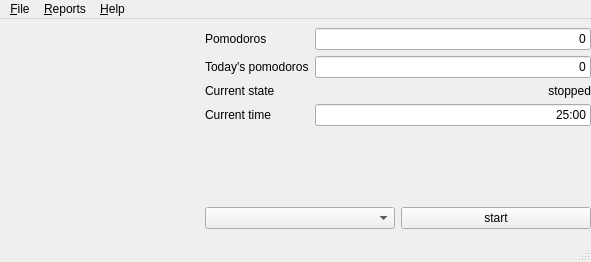
<?xml version="1.0" encoding="UTF-8"?>
<ui version="4.0">
 <class>MainWindow</class>
 <widget class="QMainWindow" name="MainWindow">
  <property name="geometry">
   <rect>
    <x>0</x>
    <y>0</y>
    <width>591</width>
    <height>262</height>
   </rect>
  </property>
  <property name="maximumSize">
   <size>
    <width>591</width>
    <height>262</height>
   </size>
  </property>
  <property name="windowTitle">
   <string>MainWindow</string>
  </property>
  <widget class="QWidget" name="centralwidget">
   <widget class="QWidget" name="gridLayoutWidget">
    <property name="geometry">
     <rect>
      <x>9</x>
      <y>9</y>
      <width>582</width>
      <height>201</height>
     </rect>
    </property>
    <layout class="QGridLayout" name="gridLayout">
     <item row="2" column="3">
      <widget class="QPushButton" name="pbStart">
       <property name="text">
        <string>start</string>
       </property>
      </widget>
     </item>
     <item row="2" column="2">
      <widget class="QComboBox" name="cbStates"/>
     </item>
     <item row="0" column="1" rowspan="3">
      <widget class="QPushButton" name="pushButton_2">
       <property name="sizePolicy">
        <sizepolicy hsizetype="Minimum" vsizetype="Fixed">
         <horstretch>0</horstretch>
         <verstretch>0</verstretch>
        </sizepolicy>
       </property>
       <property name="text">
        <string/>
       </property>
       <property name="icon">
        <iconset resource="../../todoroCS/todoroCS/gtk-gui/resources.qrc">
         <normaloff>:/images/caquis.jpg</normaloff>:/images/caquis.jpg</iconset>
       </property>
       <property name="iconSize">
        <size>
         <width>256</width>
         <height>256</height>
        </size>
       </property>
       <property name="flat">
        <bool>true</bool>
       </property>
      </widget>
     </item>
     <item row="1" column="2" colspan="2">
      <layout class="QHBoxLayout" name="horizontalLayout_2" stretch="0,0,0,0,0">
       <property name="sizeConstraint">
        <enum>QLayout::SetMinimumSize</enum>
       </property>
       <property name="leftMargin">
        <number>0</number>
       </property>
       <item>
        <widget class="QPushButton" name="pom1">
         <property name="text">
          <string/>
         </property>
         <property name="icon">
          <iconset resource="../../todoroCS/todoroCS/gtk-gui/resources.qrc">
           <normaloff>:/images/green.png</normaloff>:/images/green.png</iconset>
         </property>
         <property name="iconSize">
          <size>
           <width>32</width>
           <height>32</height>
          </size>
         </property>
         <property name="flat">
          <bool>true</bool>
         </property>
        </widget>
       </item>
       <item>
        <widget class="QPushButton" name="pom2">
         <property name="text">
          <string/>
         </property>
         <property name="icon">
          <iconset resource="../../todoroCS/todoroCS/gtk-gui/resources.qrc">
           <normaloff>:/images/green.png</normaloff>:/images/green.png</iconset>
         </property>
         <property name="iconSize">
          <size>
           <width>32</width>
           <height>32</height>
          </size>
         </property>
         <property name="flat">
          <bool>true</bool>
         </property>
        </widget>
       </item>
       <item>
        <widget class="QPushButton" name="pom3">
         <property name="text">
          <string/>
         </property>
         <property name="icon">
          <iconset resource="../../todoroCS/todoroCS/gtk-gui/resources.qrc">
           <normaloff>:/images/green.png</normaloff>:/images/green.png</iconset>
         </property>
         <property name="iconSize">
          <size>
           <width>32</width>
           <height>32</height>
          </size>
         </property>
         <property name="flat">
          <bool>true</bool>
         </property>
        </widget>
       </item>
       <item>
        <widget class="QPushButton" name="pom4">
         <property name="text">
          <string/>
         </property>
         <property name="icon">
          <iconset resource="../../todoroCS/todoroCS/gtk-gui/resources.qrc">
           <normaloff>:/images/green.png</normaloff>:/images/green.png</iconset>
         </property>
         <property name="iconSize">
          <size>
           <width>32</width>
           <height>32</height>
          </size>
         </property>
         <property name="flat">
          <bool>true</bool>
         </property>
        </widget>
       </item>
       <item>
        <widget class="QPushButton" name="pom5">
         <property name="text">
          <string/>
         </property>
         <property name="icon">
          <iconset resource="../../todoroCS/todoroCS/gtk-gui/resources.qrc">
           <normaloff>:/images/sun.png</normaloff>:/images/sun.png</iconset>
         </property>
         <property name="iconSize">
          <size>
           <width>32</width>
           <height>32</height>
          </size>
         </property>
         <property name="flat">
          <bool>true</bool>
         </property>
        </widget>
       </item>
      </layout>
     </item>
     <item row="0" column="2" colspan="2">
      <layout class="QFormLayout" name="formLayout">
       <property name="fieldGrowthPolicy">
        <enum>QFormLayout::AllNonFixedFieldsGrow</enum>
       </property>
       <property name="verticalSpacing">
        <number>6</number>
       </property>
       <item row="0" column="0">
        <widget class="QLabel" name="label">
         <property name="text">
          <string>Pomodoros</string>
         </property>
        </widget>
       </item>
       <item row="0" column="1">
        <widget class="QLineEdit" name="laPomodoros">
         <property name="enabled">
          <bool>true</bool>
         </property>
         <property name="layoutDirection">
          <enum>Qt::LeftToRight</enum>
         </property>
         <property name="text">
          <string>0</string>
         </property>
         <property name="alignment">
          <set>Qt::AlignRight|Qt::AlignTrailing|Qt::AlignVCenter</set>
         </property>
         <property name="readOnly">
          <bool>true</bool>
         </property>
        </widget>
       </item>
       <item row="1" column="0">
        <widget class="QLabel" name="label_2">
         <property name="text">
          <string>Today's pomodoros</string>
         </property>
        </widget>
       </item>
       <item row="1" column="1">
        <widget class="QLineEdit" name="laTodayPomodoros">
         <property name="enabled">
          <bool>true</bool>
         </property>
         <property name="layoutDirection">
          <enum>Qt::LeftToRight</enum>
         </property>
         <property name="text">
          <string>0</string>
         </property>
         <property name="alignment">
          <set>Qt::AlignRight|Qt::AlignTrailing|Qt::AlignVCenter</set>
         </property>
         <property name="readOnly">
          <bool>true</bool>
         </property>
        </widget>
       </item>
       <item row="2" column="0">
        <widget class="QLabel" name="label_3">
         <property name="text">
          <string>Current state</string>
         </property>
        </widget>
       </item>
       <item row="3" column="0">
        <widget class="QLabel" name="label_4">
         <property name="text">
          <string>Current time</string>
         </property>
        </widget>
       </item>
       <item row="3" column="1">
        <widget class="QLineEdit" name="laCurrentTime">
         <property name="enabled">
          <bool>true</bool>
         </property>
         <property name="layoutDirection">
          <enum>Qt::LeftToRight</enum>
         </property>
         <property name="text">
          <string>25:00</string>
         </property>
         <property name="alignment">
          <set>Qt::AlignRight|Qt::AlignTrailing|Qt::AlignVCenter</set>
         </property>
         <property name="readOnly">
          <bool>true</bool>
         </property>
        </widget>
       </item>
       <item row="2" column="1">
        <widget class="QLabel" name="laActualState">
         <property name="text">
          <string>stopped</string>
         </property>
         <property name="alignment">
          <set>Qt::AlignRight|Qt::AlignTrailing|Qt::AlignVCenter</set>
         </property>
        </widget>
       </item>
      </layout>
     </item>
    </layout>
   </widget>
  </widget>
  <widget class="QMenuBar" name="menubar">
   <property name="geometry">
    <rect>
     <x>0</x>
     <y>0</y>
     <width>591</width>
     <height>25</height>
    </rect>
   </property>
   <widget class="QMenu" name="menu_Archivo">
    <property name="title">
     <string>&amp;File</string>
    </property>
    <addaction name="separator"/>
    <addaction name="action_Exit"/>
   </widget>
   <widget class="QMenu" name="menu_Reportes">
    <property name="title">
     <string>&amp;Reports</string>
    </property>
   </widget>
   <widget class="QMenu" name="menu_Help">
    <property name="title">
     <string>&amp;Help</string>
    </property>
    <addaction name="action_About"/>
   </widget>
   <addaction name="menu_Archivo"/>
   <addaction name="menu_Reportes"/>
   <addaction name="menu_Help"/>
  </widget>
  <widget class="QStatusBar" name="statusbar"/>
  <action name="action_Exit">
   <property name="text">
    <string>&amp;Exit</string>
   </property>
  </action>
  <action name="action_About">
   <property name="text">
    <string>&amp;About</string>
   </property>
  </action>
 </widget>
 <resources>
  <include location="../../todoroCS/todoroCS/gtk-gui/resources.qrc"/>
 </resources>
 <connections/>
</ui>
